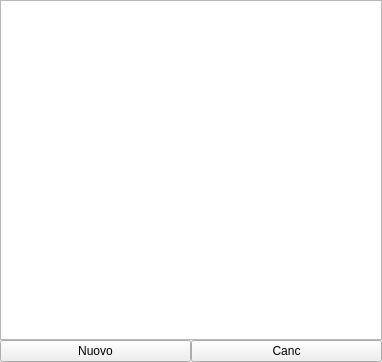
<?xml version="1.0" encoding="UTF-8"?>
<ui version="4.0">
 <class>MaterialModelGUI</class>
 <widget class="QWidget" name="MaterialModelGUI">
  <property name="geometry">
   <rect>
    <x>0</x>
    <y>0</y>
    <width>382</width>
    <height>362</height>
   </rect>
  </property>
  <property name="windowTitle">
   <string>Form</string>
  </property>
  <layout class="QGridLayout" name="gridLayout">
   <property name="margin">
    <number>0</number>
   </property>
   <property name="spacing">
    <number>0</number>
   </property>
   <item row="0" column="0">
    <widget class="QTableView" name="tableView"/>
   </item>
   <item row="1" column="0">
    <layout class="QHBoxLayout" name="horizontalLayout">
     <item>
      <widget class="QPushButton" name="newPButton">
       <property name="text">
        <string>Nuovo</string>
       </property>
      </widget>
     </item>
     <item>
      <widget class="QPushButton" name="delPButton">
       <property name="text">
        <string>Canc</string>
       </property>
      </widget>
     </item>
    </layout>
   </item>
  </layout>
 </widget>
 <resources/>
 <connections/>
</ui>
